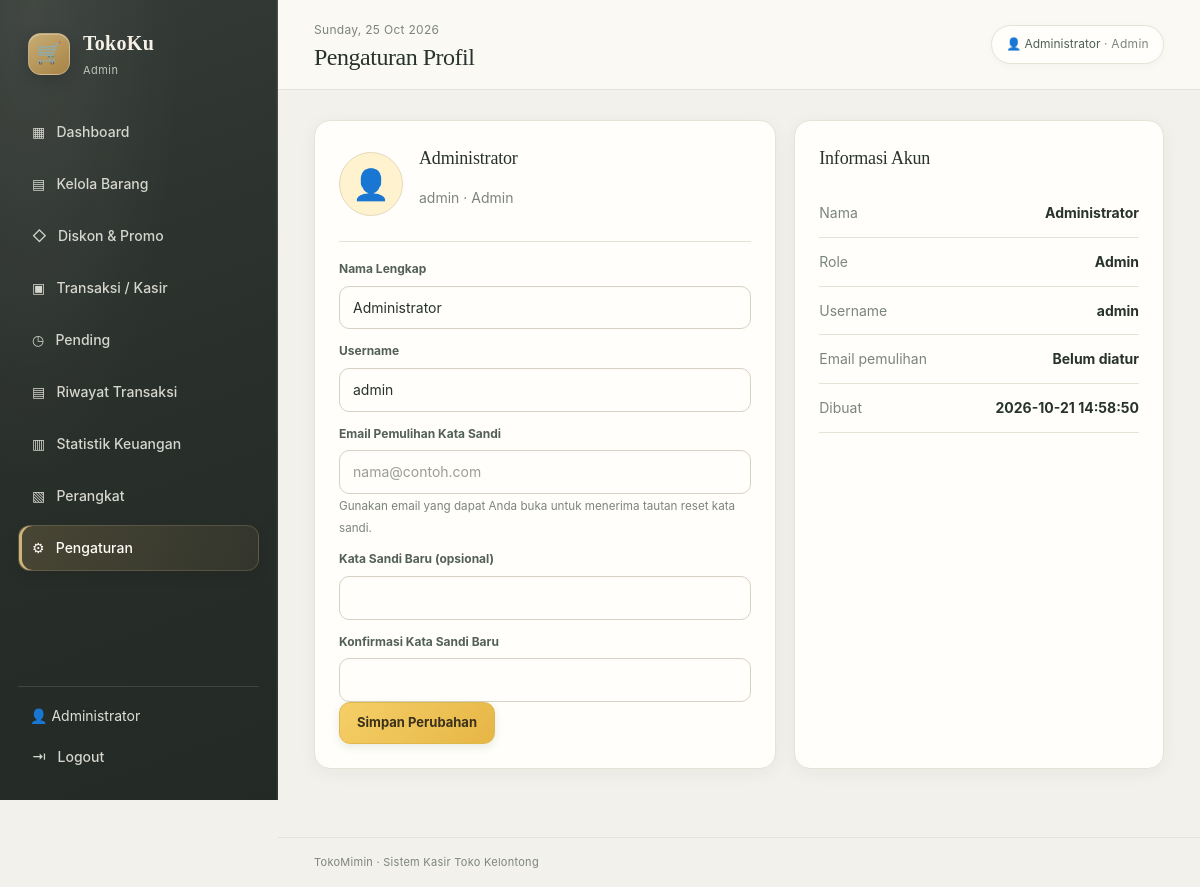
The page /settings.php (signed in) on the database its author committed.
### tables this page shows
CREATE TABLE users (
 id INT AUTO_INCREMENT PRIMARY KEY,
 nama VARCHAR(100) NOT NULL,
 username VARCHAR(50) NOT NULL UNIQUE,
 email VARCHAR(254) NULL,
 password VARCHAR(255) NOT NULL,
 role ENUM('admin','kasir') NOT NULL DEFAULT 'kasir',
 created_at TIMESTAMP DEFAULT CURRENT_TIMESTAMP
);

### config.php (called while the page is built, shortened)
<?php
function e($value) {
    return htmlspecialchars((string)$value, ENT_QUOTES, 'UTF-8');
}

### settings.php (the view, shortened to what this page needs)
<?php
require 'config.php';
$stmt = $pdo->prepare("SELECT * FROM users WHERE id=?");
$stmt->execute([$_SESSION['user']['id']]);
$user = $stmt->fetch();
require 'includes/header.php';
?>
<div class="grid-two">
    <section class="panel">
        <div class="profile-head">
            <div class="avatar">👤</div>
            <div><h3><?= e($user['nama']) ?></h3><p class="muted"><?= e($user['username']) ?> · <?= e(ucfirst($user['role'])) ?></p></div>
        </div>
        <form method="post">
            <label for="profile-name">Nama Lengkap</label>
            <input id="profile-name" name="nama" maxlength="100" value="<?= e($user['nama']) ?>" required>
            <label for="profile-username">Username</label>
            <input id="profile-username" value="<?= e($user['username']) ?>" disabled>
            <label for="profile-email">Email Pemulihan Kata Sandi</label>
            <input id="profile-email" type="email" name="email" maxlength="254" autocomplete="email" value="<?= e($user['email'] ?? '') ?>" placeholder="nama@contoh.com">
            <small>Gunakan email yang dapat Anda buka untuk menerima tautan reset kata sandi.</small>
            <label for="new-password">Kata Sandi Baru (opsional)</label>
            <input id="new-password" type="password" name="password_baru" minlength="8" autocomplete="new-password">
            <label for="confirm-password">Konfirmasi Kata Sandi Baru</label>
            <input id="confirm-password" type="password" name="konfirmasi" minlength="8" autocomplete="new-password">
            <button class="btn gold" type="submit">Simpan Perubahan</button>
        </form>
    </section>
    <section class="panel">
        <h3>Informasi Akun</h3>
        <div class="info-row"><span>Nama</span><b><?= e($user['nama']) ?></b></div>
        <div class="info-row"><span>Role</span><b><?= e(ucfirst($user['role'])) ?></b></div>
        <div class="info-row"><span>Username</span><b><?= e($user['username']) ?></b></div>
        <div class="info-row"><span>Email pemulihan</span><b><?= e($user['email'] ?: 'Belum diatur') ?></b></div>
        <div class="info-row"><span>Dibuat</span><b><?= e($user['created_at']) ?></b></div>
    </section>
</div>
<?php require 'includes/footer.php'; ?>

### assets/style.css (style rules this page uses)
:root { color-scheme: light; --bg: #f3f1eb; --surface: #fffefa; --surface-soft: #f8f6f0; --surface-raised: #ffffff; --text: #28332d; --text-soft: #526057; --muted: #7c857d; --line: #e6e2d8; --line-strong: #d8d2c4; --navy: #202d27; --navy2: #2b3b33; --blue: #287fbd; --blue2: #20689b; --gold: #e6b646; --gold-soft: #fff2cf; --green: #278d70; --red: #c75d54; --shadow-soft: 0 4px 18px rgb(38 45 37 / 5%); --shadow-card: 0 12px 32px rgb(38 45 37 / 7%); --radius-sm: 10px; --radius-md: 16px; --radius-lg: 22px; }
* { box-sizing: border-box; }
html { min-width: 320px; background: var(--bg); scroll-behavior: smooth; }
body { margin: 0; color: var(--text); background: var(--bg); font-family: Inter, "Segoe UI", Arial, sans-serif; font-size: 14px; line-height: 1.55; -webkit-font-smoothing: antialiased; text-rendering: optimizeLegibility; }
button, input, select, textarea { font: inherit; }
button { cursor: pointer; }
.muted, small { color: var(--muted); }
.stat, .panel, .product-card, .report-total, .monthly-sales-card { min-width: 0; background: var(--surface); border: 1px solid var(--line); border-radius: var(--radius-md); box-shadow: var(--shadow-soft); }
.grid-two { display: grid; grid-template-columns: 1.25fr 1fr; gap: 18px; margin-bottom: 20px; }
.panel { margin-bottom: 18px; padding: clamp(18px, 2vw, 25px); }
.panel h3 { margin: 0 0 16px; color: var(--text); font-family: Georgia, "Times New Roman", serif; font-size: 18px; font-weight: 500; letter-spacing: -.01em; }
.btn { display: inline-flex; min-height: 42px; align-items: center; justify-content: center; padding: 10px 17px; color: #fffdf7; background: var(--blue); border: 1px solid transparent; border-radius: 11px; box-shadow: 0 3px 9px rgb(54 88 77 / 12%); font-size: 13px; font-weight: 650; line-height: 1.2; text-align: center; transition: background .16s ease, border-color .16s ease, transform .16s ease, box-shadow .16s ease; }
.btn.gold { color: #3a301b; background: linear-gradient(135deg, #f5cf67, #e6b646); border-color: #dfb84d; }
input, select, textarea { width: 100%; min-height: 43px; padding: 10px 13px; color: var(--text); background: #fffefa; border: 1px solid var(--line-strong); border-radius: 10px; outline: none; box-shadow: inset 0 1px 2px rgb(38 45 37 / 2%); transition: border-color .16s ease, box-shadow .16s ease, background .16s ease; }
input::placeholder, textarea::placeholder { color: #9a9e95; }
label { display: block; margin: 13px 0 7px; color: #526057; font-size: 12px; font-weight: 650; }
.profile-head { display: flex; align-items: center; gap: 16px; margin-bottom: 18px; padding-bottom: 18px; border-bottom: 1px solid var(--line); }
.profile-head h3 { margin: 0; }
.avatar { display: grid; width: 64px; height: 64px; place-items: center; color: #625338; background: var(--gold-soft); border: 1px solid #e6d9bb; border-radius: 50%; font-size: 30px; }
.info-row { display: flex; justify-content: space-between; gap: 15px; padding: 13px 0; border-bottom: 1px solid var(--line); }
.info-row span { color: var(--muted); }
.stat, .panel, .device-entry, .product-action-button, .sidebar nav a, .sidebar-bottom a { transition: border-color .18s ease, box-shadow .18s ease, background-color .18s ease, color .18s ease, transform .18s ease; }

### rows shown on the page
users: nama "Administrator", username "admin", role "Admin", email "Belum diatur", created_at "2026-10-21 14:58:50"

### other values the page prints
$_SESSION['user']['role'] "Admin"
$namaPengguna "Administrator"
$pageTitle "Pengaturan Profil"
